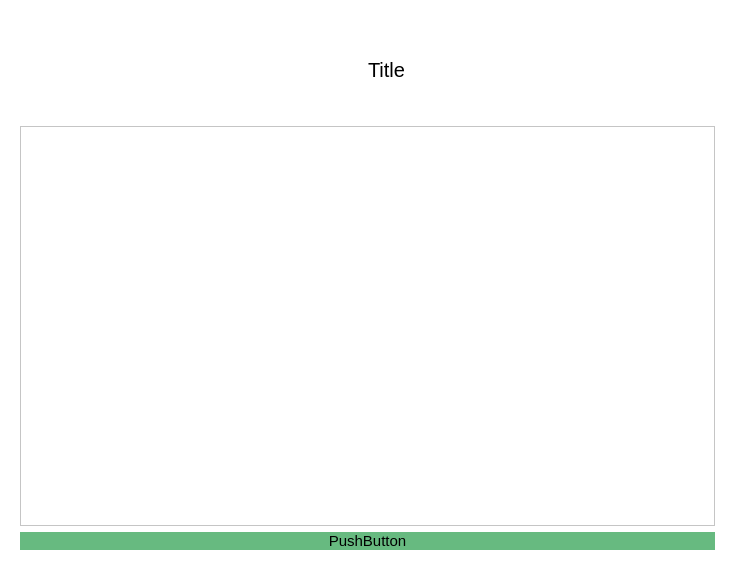
<?xml version="1.0" encoding="UTF-8"?>
<ui version="4.0">
 <class>PartnersPage</class>
 <widget class="QWidget" name="PartnersPage">
  <property name="geometry">
   <rect>
    <x>0</x>
    <y>0</y>
    <width>735</width>
    <height>570</height>
   </rect>
  </property>
  <property name="windowTitle">
   <string>Form</string>
  </property>
  <property name="styleSheet">
   <string notr="true">background-color: #fff</string>
  </property>
  <layout class="QVBoxLayout" name="verticalLayout">
   <item>
    <widget class="QFrame" name="verticalFrame">
     <property name="styleSheet">
      <string notr="true"/>
     </property>
     <layout class="QVBoxLayout" name="verticalLayout_2">
      <item>
       <layout class="QHBoxLayout" name="horizontalLayout" stretch="0,0,0,0">
        <property name="spacing">
         <number>6</number>
        </property>
        <property name="sizeConstraint">
         <enum>QLayout::SizeConstraint::SetDefaultConstraint</enum>
        </property>
        <property name="bottomMargin">
         <number>0</number>
        </property>
        <item>
         <spacer name="verticalSpacer">
          <property name="orientation">
           <enum>Qt::Orientation::Vertical</enum>
          </property>
          <property name="sizeHint" stdset="0">
           <size>
            <width>20</width>
            <height>50</height>
           </size>
          </property>
         </spacer>
        </item>
        <item>
         <widget class="QLabel" name="label">
          <property name="maximumSize">
           <size>
            <width>70</width>
            <height>70</height>
           </size>
          </property>
          <property name="text">
           <string/>
          </property>
          <property name="pixmap">
           <pixmap>../icons/Master_pol.png</pixmap>
          </property>
          <property name="scaledContents">
           <bool>true</bool>
          </property>
         </widget>
        </item>
        <item>
         <widget class="QLabel" name="Title">
          <property name="minimumSize">
           <size>
            <width>200</width>
            <height>0</height>
           </size>
          </property>
          <property name="maximumSize">
           <size>
            <width>200</width>
            <height>50</height>
           </size>
          </property>
          <property name="styleSheet">
           <string notr="true">color: black; font-size: 20px</string>
          </property>
          <property name="text">
           <string>&lt;html&gt;&lt;head/&gt;&lt;body&gt;&lt;p&gt;Title&lt;/p&gt;&lt;/body&gt;&lt;/html&gt;</string>
          </property>
         </widget>
        </item>
        <item>
         <spacer name="verticalSpacer_2">
          <property name="orientation">
           <enum>Qt::Orientation::Vertical</enum>
          </property>
          <property name="sizeHint" stdset="0">
           <size>
            <width>20</width>
            <height>40</height>
           </size>
          </property>
         </spacer>
        </item>
       </layout>
      </item>
      <item>
       <widget class="QScrollArea" name="scrollArea">
        <property name="minimumSize">
         <size>
          <width>0</width>
          <height>400</height>
         </size>
        </property>
        <property name="widgetResizable">
         <bool>true</bool>
        </property>
        <widget class="QWidget" name="scrollAreaWidgetContents">
         <property name="geometry">
          <rect>
           <x>0</x>
           <y>0</y>
           <width>697</width>
           <height>398</height>
          </rect>
         </property>
         <layout class="QVBoxLayout" name="verticalLayout_4">
          <item>
           <layout class="QVBoxLayout" name="verticalLayout_3"/>
          </item>
         </layout>
        </widget>
       </widget>
      </item>
      <item>
       <widget class="QPushButton" name="Button">
        <property name="styleSheet">
         <string notr="true">background-color: #67BA80;  color: bkack; font-size: 15px; border: 0px
</string>
        </property>
        <property name="text">
         <string>PushButton</string>
        </property>
       </widget>
      </item>
     </layout>
    </widget>
   </item>
  </layout>
 </widget>
 <resources/>
 <connections/>
</ui>
